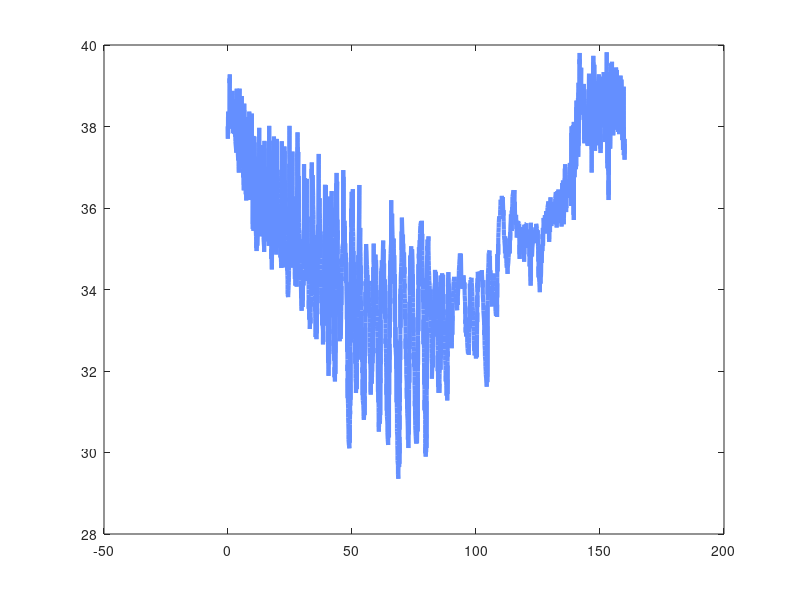

Recreate this plot in MATLAB. (Note: this script raises an error after producing the figure.)
clear 
clc 
close all

%set random seed 
rng(2025)

%data smoothing plots

%shrew data 
% shrew_data_1 = readmatrix("247DBH (Male).xls"); %{cannot release data set}

%noisy miner data 
% nm_data = readmatrix("NoisyMiner-cb21-Tb&Ta vs Date-time.
% Fig.3.7HibBook.xlsx"); %{cannot release data set}

%black bear data 
M_bear2_body_temp=csvread('digitized_bb.csv');
sv = 1e-10; %small value for bear interpolation  
%black bear interpolation 
a = M_bear2_body_temp(:, 1);
anew = a + sv*abs(rand(1,length(a)))'; %make all a values unique (need to interpolate)
a_interp = anew(1):0.01:anew(end); %set interp values 
b = M_bear2_body_temp(:, 2);
bnew = b + sv*abs(rand(1,length(b)))'; %make all a values unique (need to interpolate)
b_interp = interp1(anew,bnew,anew(1):0.01:anew(end)); %interpolate

%figure settings
figpos = [100 100 800 600]; %figure position
%axpos = [120 120 780 480]; %figure position
fs=40; %font size


% %figures for the supplement with smoothing 
% figure(1) %{cannot release data set}
% set(gcf,'Position',figpos)
% plot(1:length(shrew_data_1),shrew_data_1(:,2),'LineWidth',3,'Color','#648FFF')
% hold on 
% plot(1:length(shrew_data_1),smoothdata(shrew_data_1(:,2),"gaussian"),'LineWidth',3,'Color','#FE6100') %plot interpolated & smoothed
% %legend('Data', 'Smoothed Data','Location','southeastoutside')
% set(gca,'FontSize',fs)
% xticks([1 2916])
% xticklabels({'June','July'})
% axis([1 2916 12 40])
% ylabel('Body Temperature ({\circ}C)')
% set(gca,'FontSize',20)
% set(gcf,'units','pixels','outerposition',figpos,'windowstyle','normal')
% set(gca,'units','normalized','position',[0.1 0.1 0.9 0.9], ...
% 	'plotboxaspectratio',[1 1 1])
% set(gca,'linewidth',6)
% set(gca,'fontname','helvetica')
% % ax=gca;
% % exportgraphics(ax,'supplement_shrew.tif','Resolution',1000) 

% figure(2)
% set(gcf,'Position',figpos) %{cannot release data set}
% plot(nm_data(:,1),nm_data(:,2),'Color','#648FFF')
% hold on 
% plot(nm_data(:,1),smoothdata(nm_data(:,2),"loess"),'LineWidth',1,'Color','#FE6100') %plot interpolated & smoothed
% %legend('Data', 'Smoothed Data','Location','southeastoutside')
% xticks([131 162 193 224 258])
% xticklabels({'May', 'June', 'July', 'August', 'September'})
% axis([nm_data(1,1) nm_data(end,1) 32 42])
% ylabel('Body Temperature ({\circ}C)')
% set(gca,'FontSize',20)
% set(gcf,'units','pixels','outerposition',figpos,'windowstyle','normal')
% set(gca,'units','normalized','position',[0.1 0.125 0.9 0.9], ...
% 	'plotboxaspectratio',[1 1 1])
% set(gca,'linewidth',6)
% set(gca,'fontname','helvetica')
% % ax=gca;
% % exportgraphics(ax,'supplement_miner.tif','Resolution',1000) 

figure(3)
set(gcf,'Position',figpos)
plot(a, b,'LineWidth',3,'Color','#648FFF'); 
hold 
plot(a_interp,smoothdata(b_interp,"loess"),'LineWidth',3,'Color','#FE6100') %plot interpolated & smoothed
xticks([0 30 60 90 120 150])
xticklabels({'December','January','February','March','April','May'})
ylabel('Body Temperature ({\circ}C)')
xlim([0 160]);
ylim([29 40]);
%legend('digitized data','smoothed data','Location','southeastoutside')
set(gca,'FontSize',20)
set(gcf,'units','pixels','outerposition',figpos,'windowstyle','normal')
set(gca,'units','normalized','position',[0.1 0.15 0.9 0.9], ...
	'plotboxaspectratio',[1 1 1])
set(gca,'linewidth',6)
set(gca,'fontname','helvetica')
% ax=gca;
% exportgraphics(ax,'supplement_bear.tif','Resolution',1000) 

